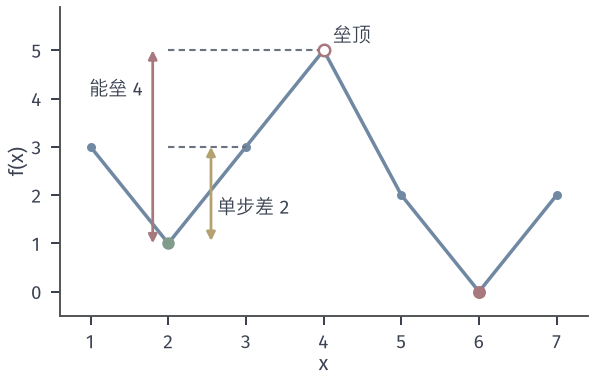

The script that drew this image:
from pathlib import Path
import sys
ROOT = next(p for p in Path(__file__).resolve().parents if (p/'build.sh').is_file() and (p/'tex/book.tex').is_file())
sys.path.insert(0, str(ROOT/'figures/00-shared/mathematical-preliminaries-upper/00-shared/comprehension-figures'))
from support import figure, save, BLUE, GREEN, YELLOW, RED, PURPLE, INK, MUTED, GRID, BLUE_FILL, GREEN_FILL, YELLOW_FILL, RED_FILL, PURPLE_FILL
import numpy as np
HERE = Path(__file__).resolve().parent
STROKE = '#4C4D4F'
def panel(fig, left, right, top, bottom, wspace=.25):
    fig.set_layout_engine(None)
    fig.subplots_adjust(left=left, right=right, top=top, bottom=bottom, wspace=wspace)
def tags(fig, axes):
    for ax, s in zip(axes, ('(a)', '(b)', '(c)', '(d)')):
        p = ax.get_position(); fig.text((p.x0+p.x1)/2, .015, s, ha='center', va='bottom')
def rastrigin(X, Y): return 20+X**2+Y**2-10*np.cos(2*np.pi*X)-10*np.cos(2*np.pi*Y)
# 双谷代价的能垒：从 x=2 到更低状态需爬升 4，单步代价差 2
fig, ax = figure(width_mm=84, height_mm=54)
s=np.arange(1,8); f=np.array([3,1,3,5,2,0,2.])
ax.plot(s,f,color=BLUE,lw=1.4,marker='o',ms=3.6,mew=0)
ax.plot([2],[1],'o',ms=5,color=GREEN,mew=0,zorder=5); ax.plot([6],[0],'o',ms=5.2,color=RED,mew=0,zorder=5); ax.plot([4],[5],'o',ms=4.6,mfc='white',mec=RED,mew=1,zorder=5)
ax.plot([2,4],[5,5],color=MUTED,lw=.85,ls=(0,(3,2))); ax.plot([2,2],[1,5],color=MUTED,lw=.0)
ax.annotate('',xy=(1.8,5),xytext=(1.8,1),arrowprops=dict(arrowstyle='<|-|>',color=RED,lw=1.1,mutation_scale=7,shrinkA=0,shrinkB=0)); ax.text(1.68,4.2,'能垒 4',ha='right',va='center',fontsize=7.5)
ax.plot([2,3],[3,3],color=MUTED,lw=.85,ls=(0,(3,2)))
ax.annotate('',xy=(2.55,3),xytext=(2.55,1.05),arrowprops=dict(arrowstyle='<|-|>',color=YELLOW,lw=1.1,mutation_scale=7,shrinkA=0,shrinkB=0)); ax.text(2.63,1.75,'单步差 2',ha='left',va='center',fontsize=7.5)
ax.text(4.12,5.1,'垒顶',ha='left',va='bottom',fontsize=7.5)
ax.set_xlim(.6,7.4); ax.set_ylim(-.5,5.9); ax.set_xticks(s); ax.set_yticks([0,1,2,3,4,5]); ax.set_xlabel('$x$',labelpad=1); ax.set_ylabel('$f(x)$',labelpad=1)
save(fig,HERE,'figure',{'f':[3,1,3,5,2,0,2],'depth_of_state_2':4,'gap':2})
